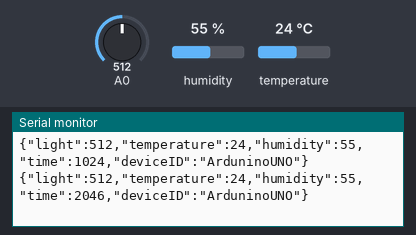
The sketch below on a simulated Arduino Uno, built with avr-gcc and run on an emulated ATmega328P. Shown: the last lines printed to the serial monitor. The test bench sets the inputs (shaded band); at power-on: humidity 55 %, A0 = 512, temperature 24 °C.

Above: at 2.8 s.
2.9 s: humidity set to 22 %
At 4.3 s:
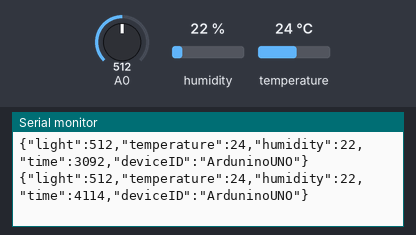
4.4 s: A0 set to 716
At 5.7 s:
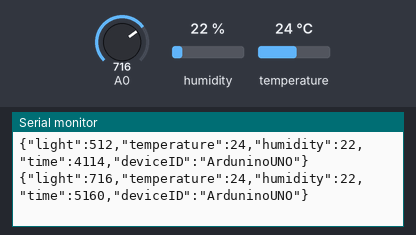
5.9 s: temperature set to 12 °C
At 6.8 s:
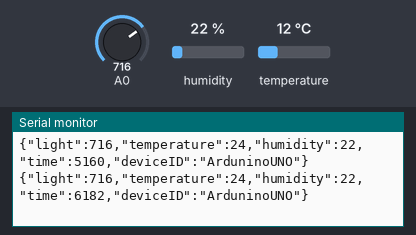
7.4 s: A0 set to 900
At 8.7 s:
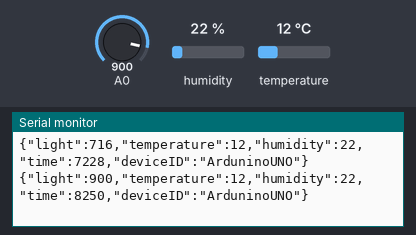
8.9 s: humidity set to 40 %
At 9.7 s:
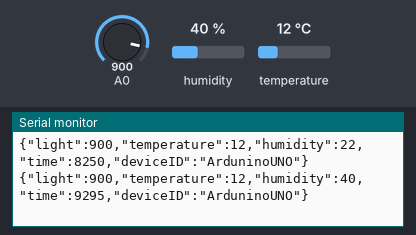
Timing chart, 0 to 11.4 s (numbered marks = the images above; inputs shaded):
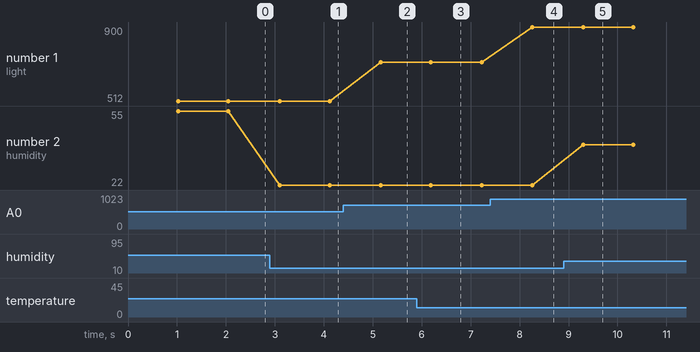

Measured:
- after the input at 2.9 s, the serial monitor: prints a new line after 0.20 s (image 1)
- after the input at 4.4 s, the serial monitor: prints a new line after 0.76 s (image 2)
- after the input at 7.4 s, the serial monitor: prints a new line after 0.85 s (image 4)
- after the input at 8.9 s, the serial monitor: prints a new line after 0.40 s (image 5)
- plotted number 1: 512 → 716 after the input at 4.4 s, 716 → 900 after the input at 7.4 s
- plotted number 2: 55 → 22 after the input at 2.9 s, 22 → 40 after the input at 8.9 s

The sketch:

arduino02.ino
```cpp
/*
 * Arduino UNO measures the following:
 * - light intensity (0-1023) / photoresistor
 * - temperature (±1°C)/ HDT11 module
 * - humidity (±1%RH)/ HDT11 module
 * - time elapsed (milliseconds)
 *
 * Data and device id are serialized and sent via serial as Json objects.
 *
 * @author manokel01
 */

#include <DHT.h>
#include <Adafruit_Sensor.h>
#include <ArduinoJson.h>

#define DHTPIN 4          // what pin we're connected to
#define DHTTYPE DHT11     // DHT 11
DHT dht(DHTPIN, DHTTYPE); // Initialize DHT sensor for normal 16mhz Arduino
StaticJsonDocument<128> doc;

void setup(){
  Serial.begin(9600);
  dht.begin();
}

void loop() {
  delay(1000);
  // Reading temperature or humidity takes about 250 milliseconds.
  // Sensor readings may also be up to 2 seconds 'old' (its a very slow sensor)
  float h = dht.readHumidity();
  // Read temperature as Celsius (the default)
  float t = dht.readTemperature();
  // Read temperature as Fahrenheit (isFahrenheit = true)
  float f = dht.readTemperature(true);
  // Compute heat index in Fahrenheit (the default)
  float hif = dht.computeHeatIndex(f, h);
  // Compute heat inde  x in Celsius (isFahreheit = false)
  float hic = dht.computeHeatIndex(t, h, false);
  // reads the input on analog pin A0 (value between 0 and 1023)
  int analogValue = analogRead(A0);
  doc["light"] = analogValue;
  doc["temperature"] = t;
  doc["humidity"] = h;
  doc["time"] = millis();
  doc["deviceID"] = "ArduninoUNO";
  serializeJson(doc, Serial);
  Serial.println();
}
```
